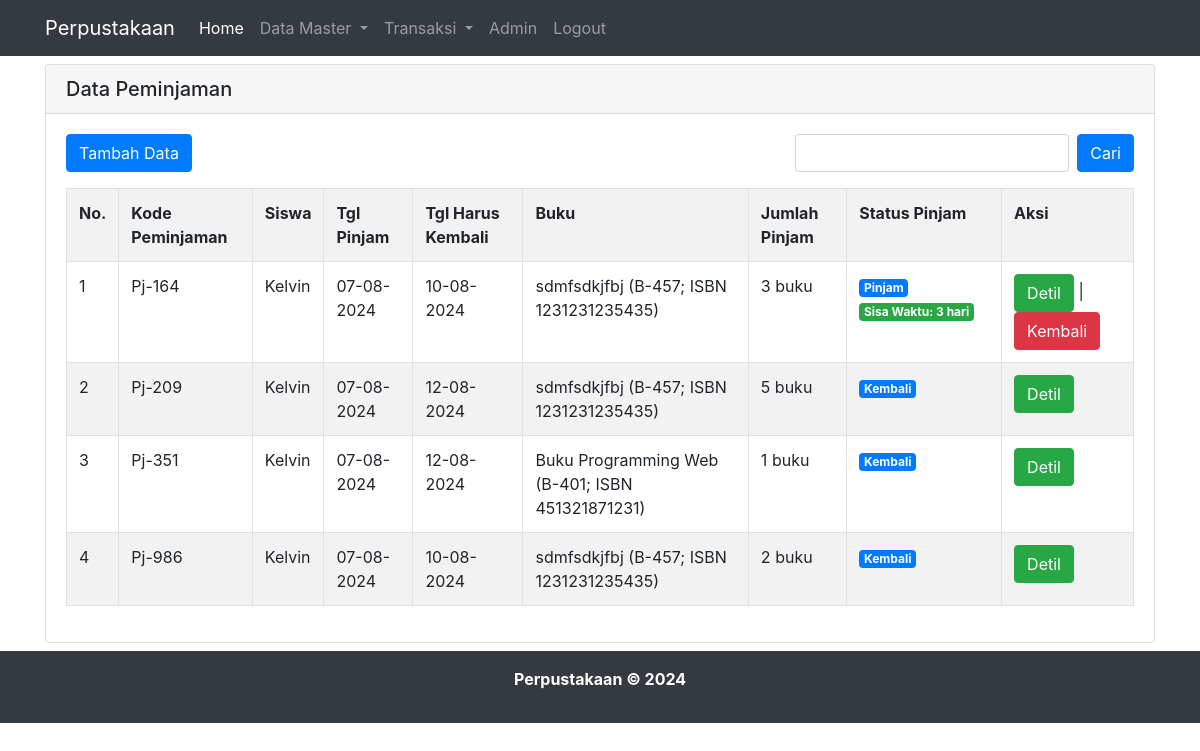
/data_peminjaman.php (signed in), run on the app's committed database.
### tables this page shows
CREATE TABLE `peminjaman`  (
  `id_peminjaman` varchar(6) NOT NULL,
  `nisn` varchar(20) NOT NULL,
  `tgl_pinjam` date NOT NULL,
  `tgl_harus_kembali` date NOT NULL,
  `id_admin` int UNSIGNED NOT NULL,
  `status_pinjam` enum('Pinjam','Kembali') NULL DEFAULT NULL,
  PRIMARY KEY (`id_peminjaman`) USING BTREE,
  INDEX `fk_nisn_in_peminjaman-table`(`nisn` ASC) USING BTREE,
  INDEX `fk_id_admin_in_peminjaman-table`(`id_admin` ASC) USING BTREE,
  CONSTRAINT `fk_id_admin_in_peminjaman-table` FOREIGN KEY (`id_admin`) REFERENCES `admin` (`id_admin`) ON DELETE RESTRICT ON UPDATE RESTRICT,
  CONSTRAINT `fk_nisn_in_peminjaman-table` FOREIGN KEY (`nisn`) REFERENCES `siswa` (`nisn`) ON DELETE RESTRICT ON UPDATE RESTRICT
);

CREATE TABLE `siswa`  (
  `nisn` varchar(20) NOT NULL,
  `nama_siswa` varchar(100) NOT NULL,
  `jkel` char(1) NOT NULL,
  `tempat_lahir` varchar(30) NOT NULL,
  `tgl_lahir` date NOT NULL,
  `alamat` varchar(255) NOT NULL,
  `no_hp` varchar(14) NOT NULL,
  `foto_siswa` varchar(100) NULL DEFAULT NULL,
  PRIMARY KEY (`nisn`) USING BTREE
);

CREATE TABLE `buku`  (
  `id_buku` varchar(5) NOT NULL,
  `isbn` varchar(30) NOT NULL,
  `judul` varchar(255) NOT NULL,
  `id_penulis` int UNSIGNED NOT NULL,
  `id_penerbit` int UNSIGNED NOT NULL,
  `id_kategori` int UNSIGNED NOT NULL,
  `tahun_terbit` varchar(4) NOT NULL,
  `sinopsis` text NOT NULL,
  `jumlah` int NOT NULL,
  `foto_sampul` varchar(100) NULL DEFAULT NULL,
  PRIMARY KEY (`id_buku`) USING BTREE,
  INDEX `fk_id_penulis_in_buku-table`(`id_penulis` ASC) USING BTREE,
  INDEX `fk_id_penerbit_in_buku-table`(`id_penerbit` ASC) USING BTREE,
  INDEX `fk_id_kategori_in_buku-table`(`id_kategori` ASC) USING BTREE,
  CONSTRAINT `fk_id_kategori_in_buku-table` FOREIGN KEY (`id_kategori`) REFERENCES `kategori` (`id_kategori`) ON DELETE RESTRICT ON UPDATE RESTRICT,
  CONSTRAINT `fk_id_penerbit_in_buku-table` FOREIGN KEY (`id_penerbit`) REFERENCES `penerbit` (`id_penerbit`) ON DELETE RESTRICT ON UPDATE RESTRICT,
  CONSTRAINT `fk_id_penulis_in_buku-table` FOREIGN KEY (`id_penulis`) REFERENCES `penulis` (`id_penulis`) ON DELETE RESTRICT ON UPDATE RESTRICT
);

CREATE TABLE `detail_peminjaman`  (
  `id_peminjaman` varchar(6) NOT NULL,
  `id_buku` varchar(5) NOT NULL,
  `jumlah_pinjam` int UNSIGNED NOT NULL,
  INDEX `fk_id_peminjaman_in_detil_peminjaman-table`(`id_peminjaman` ASC) USING BTREE,
  INDEX `fk_id_buku_in_detil_peminjaman-table`(`id_buku` ASC) USING BTREE,
  CONSTRAINT `fk_id_buku_in_detil_peminjaman-table` FOREIGN KEY (`id_buku`) REFERENCES `buku` (`id_buku`) ON DELETE RESTRICT ON UPDATE RESTRICT,
  CONSTRAINT `fk_id_peminjaman_in_detil_peminjaman-table` FOREIGN KEY (`id_peminjaman`) REFERENCES `peminjaman` (`id_peminjaman`) ON DELETE RESTRICT ON UPDATE RESTRICT
);

### data_peminjaman.php (the view)
<?php
include "header.php";
include "koneksi.php";
function reverse_tanggal($tanggal){
    $tmp = array_reverse(explode('-',$tanggal));
    return implode('-',$tmp);
}
?>
<div class="container">
    <div class="row">
        <div class="col-lg-12 mt-2" style="min-height: 480px;">
            <div class="card">
                <h5 class="card-header">Data Peminjaman</h5>
                <div class="card-body">
                    <div class="row">
                        <div class="col">
                            <a href="tambah_peminjaman.php" class="btn btn-primary">Tambah Data</a>
                        </div>
                        <div class="col">
                            <form action="" method="GET" class="form-inline float-right">
                                <input type="text" name="cari_peminjaman" class="form-control">
                                <input type="submit" value="Cari" class="btn btn-primary ml-2" name="cari">
                            </form>
                        </div>
                    </div>
                    <div class="row mt-3">
                        <div class="col">
                            <table class="table table-bordered table-striped">
                                <tr>
                                    <th>No.</th>
                                    <th>Kode Peminjaman</th>
                                    <th>Siswa</th>
                                    <th>Tgl Pinjam</th>
                                    <th>Tgl Harus Kembali</th>
                                    <th>Buku</th>
                                    <th>Jumlah Pinjam</th>
                                    <th>Status Pinjam</th>
                                    <th>Aksi</th>
                                </tr>
                                <?php
                                    $i = 1;
                                    if(isset($_GET['cari'])){
                                        $term = $_GET['cari_peminjaman'];
                                        $query = $koneksi->query("SELECT
                                                                    A.id_peminjaman,
                                                                    A.nisn,
                                                                    B.nama_siswa,
                                                                    A.tgl_pinjam,
                                                                    A.tgl_harus_kembali,
                                                                    DATEDIFF(A.tgl_harus_kembali, A.tgl_pinjam) AS sisa_waktu,
                                                                    A.id_admin,
                                                                    C.nama_lengkap,
                                                                    A.status_pinjam,
                                                                    D.id_buku,
                                                                    E.judul AS judul_buku,
                                                                    E.isbn,
                                                                    D.jumlah_pinjam
                                                                FROM
                                                                    peminjaman AS A
                                                                INNER JOIN siswa AS B ON A.nisn = B.nisn
                                                                INNER JOIN admin AS C ON A.id_admin = C.id_admin
                                                                INNER JOIN detail_peminjaman AS D ON D.id_peminjaman = A.id_peminjaman
                                                                INNER JOIN buku AS E ON D.id_buku = E.id_buku
                                                                WHERE
                                                                    (A.nisn LIKE '%$term%'
                                                                        OR B.nama_siswa LIKE '%$term%'
                                                                        OR E.judul LIKE '%$term%'
                                                                        OR E.isbn LIKE '%$term%')
                                        ");
                                    } else {
                                        $query = $koneksi->query("SELECT
                                                                    A.id_peminjaman,
                                                                    A.nisn,
                                                                    B.nama_siswa,
                                                                    A.tgl_pinjam,
                                                                    A.tgl_harus_kembali,
                                                                    DATEDIFF(A.tgl_harus_kembali, A.tgl_pinjam) AS sisa_waktu,
                                                                    A.id_admin,
                                                                    C.nama_lengkap,
                                                                    A.status_pinjam,
                                                                    D.id_buku,
                                                                    E.judul AS judul_buku,
                                                                    E.isbn,
                                                                    D.jumlah_pinjam
                                                                FROM
                                                                    peminjaman AS A
                                                                INNER JOIN siswa AS B ON A.nisn = B.nisn
                                                                INNER JOIN admin AS C ON A.id_admin = C.id_admin
                                                                INNER JOIN detail_peminjaman AS D ON D.id_peminjaman = A.id_peminjaman
                                                                INNER JOIN buku AS E ON D.id_buku = E.id_buku");
                                    }
                                    while($row = $query->fetch_assoc()) {
                                        $id_pinjam = $row["id_peminjaman"];
                                        $check_kembali = $koneksi->query("SELECT * FROM pengembalian WHERE id_pinjam = '$id_pinjam'")->num_rows > 0;
                                ?>
                                <tr>
                                    <td><?= $i ?></td>
                                    <td><?= $row["id_peminjaman"] ?></td>
                                    <td><?= $row['nama_siswa'] ?></td>
                                    <td><?= reverse_tanggal($row['tgl_pinjam']) ?></td>
                                    <td><?= reverse_tanggal($row['tgl_harus_kembali']) ?></td>
                                    <td><?= $row["judul_buku"] ?> (<?= $row["id_buku"] ?>; ISBN <?= $row["isbn"] ?>) </td>
                                    <td><?= $row['jumlah_pinjam'] ?> buku</td>
                                    <td><span class="badge badge-primary"><?= $row["status_pinjam"] ?></span>
                                        <?php if(!$check_kembali){?>
                                        <span class="badge badge-<?php if(intval($row["sisa_waktu"]) >= 0) echo 'success'; else 'danger';?>">
                                            <?php $sisa_waktu = $row["sisa_waktu"]; if(intval($sisa_waktu) >= 0) echo "Sisa Waktu: $sisa_waktu hari";
                                            else {$lama_terlambat = abs($sisa_waktu); echo "Terlambat kembali: $lama_terlambat hari";} ?>
                                        </span></td>
                                        <?php } ?>
                                    <td>
                                        <?php
                                            if($check_kembali) {
                                                $id_kembali_q = $koneksi->query("SELECT * FROM pengembalian WHERE id_pinjam = '$id_pinjam'")->fetch_assoc()["id_kembali"];
                                        ?>
                                        <a href="detil_pengembalian.php?id=<?= $id_kembali_q ?>" class="btn btn-success">Detil</a>
                                        <?php } else { ?>
                                            <a href="detil_peminjaman.php?id=<?= $row['id_peminjaman'] ?>" class="btn btn-success">Detil</a> | <a href="tambah_pengembalian.php?id=<?= $row['id_peminjaman'] ?>" class="btn btn-danger">Kembali</a>
                                        <?php } ?>
                                    </td>
                                </tr>
                                <?php $i++;} ?>
                            </table>
                        </div>
                    </div>
                </div>
            </div>
        </div>
    </div>
</div>
<?php
include "footer.php";
?>

### data on the page
peminjaman: id_peminjaman "Pj-164", nisn.nama_siswa "Kelvin", tgl_pinjam "07-08-2024", tgl_harus_kembali "10-08-2024", buku.judul "sdmfsdkjfbj", detail_peminjaman.id_buku "B-457", buku.isbn "1231231235435", detail_peminjaman.jumlah_pinjam "3", status_pinjam "Pinjam", sisa_waktu "3"
peminjaman: id_peminjaman "Pj-209", nisn.nama_siswa "Kelvin", tgl_pinjam "07-08-2024", tgl_harus_kembali "12-08-2024", buku.judul "sdmfsdkjfbj", detail_peminjaman.id_buku "B-457", buku.isbn "1231231235435", detail_peminjaman.jumlah_pinjam "5", status_pinjam "Kembali"
peminjaman: id_peminjaman "Pj-351", nisn.nama_siswa "Kelvin", tgl_pinjam "07-08-2024", tgl_harus_kembali "12-08-2024", buku.judul "Buku Programming Web", detail_peminjaman.id_buku "B-401", buku.isbn "451321871231", detail_peminjaman.jumlah_pinjam "1", status_pinjam "Kembali"
peminjaman: id_peminjaman "Pj-986", nisn.nama_siswa "Kelvin", tgl_pinjam "07-08-2024", tgl_harus_kembali "10-08-2024", buku.judul "sdmfsdkjfbj", detail_peminjaman.id_buku "B-457", buku.isbn "1231231235435", detail_peminjaman.jumlah_pinjam "2", status_pinjam "Kembali"
